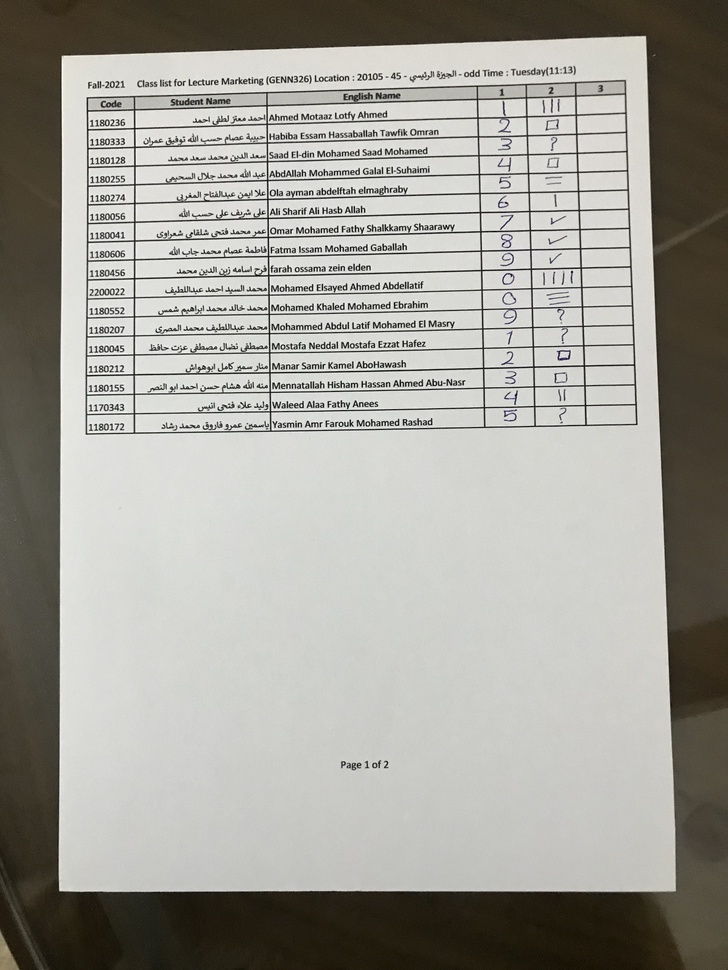
#> input picture grade sheet/Eslam/Test Real Data/1.jpg, 728 x 970 px, shrunk from 3024 x 4030 before the run
$ python -i paper_extraction.py   (imports and definitions only)
#> lines starting #> are read from the running program, lines starting #| are printed output that depends on the picture; after the words box and inside, x2 and y2 are one past the last pixel; in counts of white or black regions, pixels touching at a corner belong together
### grade sheet/Eslam/Test Real Data/crop_image.py

import numpy as np
import cv2
def order_points(pts):
	# initialzie a list of coordinates that will be ordered
	# such that the first entry in the list is the top-left,
	# the second entry is the top-right, the third is the
	# bottom-right, and the fourth is the bottom-left
	rect = np.zeros((4, 2), dtype = "float32")
	# the top-left point will have the smallest sum, whereas
	# the bottom-right point will have the largest sum
	s = pts.sum(axis = 1)
	rect[0] = pts[np.argmin(s)]
	rect[2] = pts[np.argmax(s)]
	# now, compute the difference between the points, the
	# top-right point will have the smallest difference,
	# whereas the bottom-left will have the largest difference
	diff = np.diff(pts, axis = 1)
	rect[1] = pts[np.argmin(diff)]
	rect[3] = pts[np.argmax(diff)]
	# return the ordered coordinates
	return rect

def four_point_transform(image, pts):
	# obtain a consistent order of the points and unpack them
	# individually
	rect = order_points(pts)
	(tl, tr, br, bl) = rect
	# compute the width of the new image, which will be the
	# maximum distance between bottom-right and bottom-left
	# x-coordiates or the top-right and top-left x-coordinates
	widthA = np.sqrt(((br[0] - bl[0]) ** 2) + ((br[1] - bl[1]) ** 2))
	widthB = np.sqrt(((tr[0] - tl[0]) ** 2) + ((tr[1] - tl[1]) ** 2))
	maxWidth = max(int(widthA), int(widthB))
	# compute the height of the new image, which will be the
	# maximum distance between the top-right and bottom-right
	# y-coordinates or the top-left and bottom-left y-coordinates
	heightA = np.sqrt(((tr[0] - br[0]) ** 2) + ((tr[1] - br[1]) ** 2))
	heightB = np.sqrt(((tl[0] - bl[0]) ** 2) + ((tl[1] - bl[1]) ** 2))
	maxHeight = max(int(heightA), int(heightB))
	# now that we have the dimensions of the new image, construct
	# the set of destination points to obtain a "birds eye view",
	# (i.e. top-down view) of the image, again specifying points
	# in the top-left, top-right, bottom-right, and bottom-left
	# order
	dst = np.array([
		[0, 0],
		[maxWidth - 1, 0],
		[maxWidth - 1, maxHeight - 1],
		[0, maxHeight - 1]], dtype = "float32")
	# compute the perspective transform matrix and then apply it
	M = cv2.getPerspectiveTransform(rect, dst)
	warped = cv2.warpPerspective(image, M, (maxWidth, maxHeight))
	# return the warped image
	return warped

### grade sheet/Eslam/Test Real Data/paper_extraction.py
import cv2
import numpy as np
from crop_image import *


def extract_the_paper_from_image(image):
    paper = None
    gray_scale = cv2.cvtColor(image, cv2.COLOR_BGR2GRAY)
    cv2.imwrite('./zz333.jpg',gray_scale)
    edged = cv2.Canny(gray_scale, 75, 200)
    cv2.imwrite('./zedge.jpg',edged)
    contours, _ = cv2.findContours(edged,
                                   cv2.RETR_EXTERNAL, cv2.CHAIN_APPROX_NONE)
    if (len(contours) > 0):
        contours = sorted(contours, key=cv2.contourArea, reverse=True)
        paper_contour = None
        for cnt in contours:
            peri = cv2.arcLength(cnt, True)
            ratio = 0.01
            approx = cv2.approxPolyDP(cnt, ratio*peri, True)
            if (len(approx) == 4):
                paper_contour = approx
                break
        paper = four_point_transform(image, paper_contour.reshape(4, 2))
    return paper

>>> import cv2
>>> picture = cv2.imread('1.jpg')
#> picture is the input picture: shape (970, 728, 3); mean B, G, R 152.7, 159.6, 161.2
>>> result = extract_the_paper_from_image(picture)
#> in extract_the_paper_from_image, `edged = cv2.Canny(gray_scale, 75, 200)`:
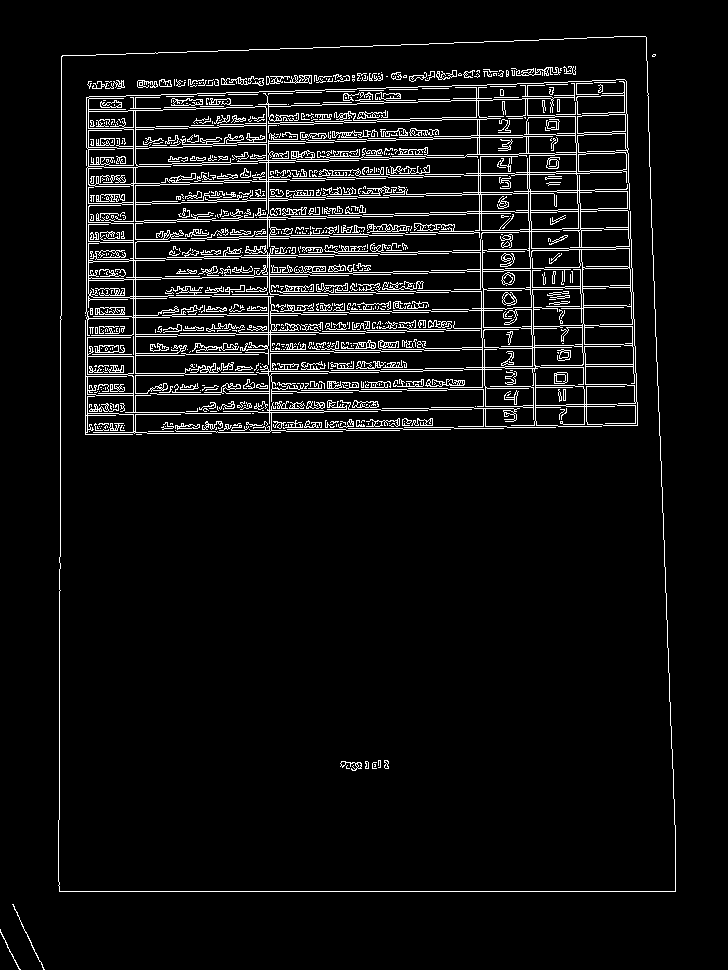
#> edged: shape (970, 728); 6.5% white in thin lines or dots, all inside (x1, y1, x2, y2) = (0, 36, 676, 970)
#> in extract_the_paper_from_image, `contours, _ = cv2.findContours(edged, cv2.RETR_EXTERNAL, cv2.CHAIN_APP..`: contours = 4 contours, 2 with area under 20; largest, box (x1, y1, x2, y2) and area: (58, 36, 676, 892) 507905, (12, 904, 45, 970) 20
#> the loop in extract_the_paper_from_image, `for cnt in contours:` made 1 pass
#> (peri, ratio, paper_contour) on pass 1: (2917.3, 0.01, [[645, 36], [61, 56], [59, 891], [675, 891]])
#> in order_points, `s = pts.sum(axis = 1)`: s = [681, 117, 950, 1566]
#> in order_points, `diff = np.diff(pts, axis = 1)`: diff = [-609, -5, 832, 216]
#> in four_point_transform, `rect = order_points(pts)`: rect = [[61, 56], [645, 36], [675, 891], [59, 891]]
#> in four_point_transform, `(tl, tr, br, bl) = rect`: tl = [61, 56]; tr = [645, 36]; br = [675, 891]; bl = [59, 891]
#> in four_point_transform, `widthA = np.sqrt(((br[0] - bl[0]) ** 2) + ((br[1] - bl[1]) ** 2))`: widthA = 616
#> in four_point_transform, `widthB = np.sqrt(((tr[0] - tl[0]) ** 2) + ((tr[1] - tl[1]) ** 2))`: widthB = 584.3
#> in four_point_transform, `maxWidth = max(int(widthA), int(widthB))`: maxWidth = 616
#> in four_point_transform, `heightA = np.sqrt(((tr[0] - br[0]) ** 2) + ((tr[1] - br[1]) ** 2))`: heightA = 855.5
#> in four_point_transform, `heightB = np.sqrt(((tl[0] - bl[0]) ** 2) + ((tl[1] - bl[1]) ** 2))`: heightB = 835
#> in four_point_transform, `maxHeight = max(int(heightA), int(heightB))`: maxHeight = 855
#> in four_point_transform, `dst = np.array([ [0, 0], [maxWidth - 1, 0], [maxWidth - 1, maxHeight -..`: dst = [[0, 0], [615, 0], [615, 854], [0, 854]]
#> in four_point_transform, `M = cv2.getPerspectiveTransform(rect, dst)`: M = [[1.09, 0.0026, -66.34], [0.0371, 1.08, -62.99], [4.35e-05, 6.46e-05, 1]]
#> in four_point_transform, `warped = cv2.warpPerspective(image, M, (maxWidth, maxHeight))`:
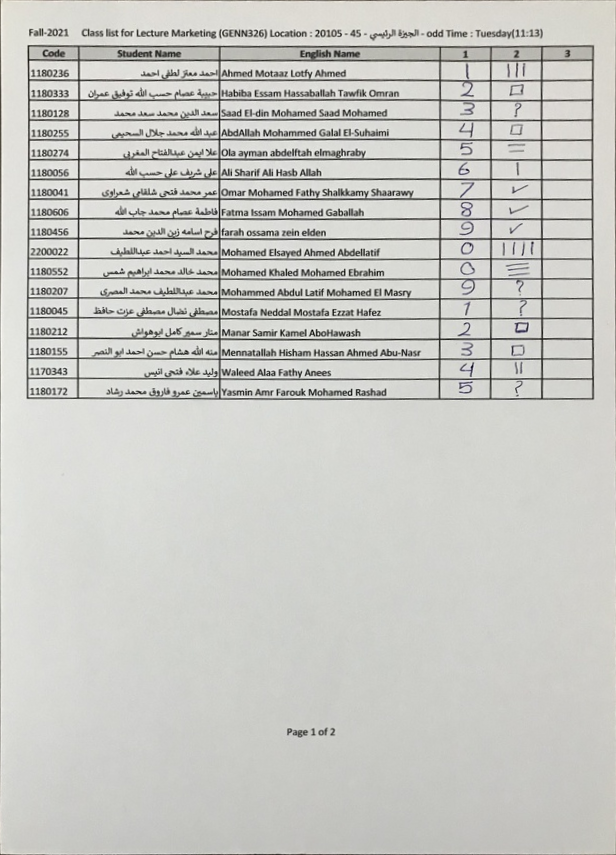
#> warped: shape (855, 616, 3); mean B, G, R 196.9, 201.3, 201

$ run again, on grade sheet/Eslam/Test Real Data/10.jpg
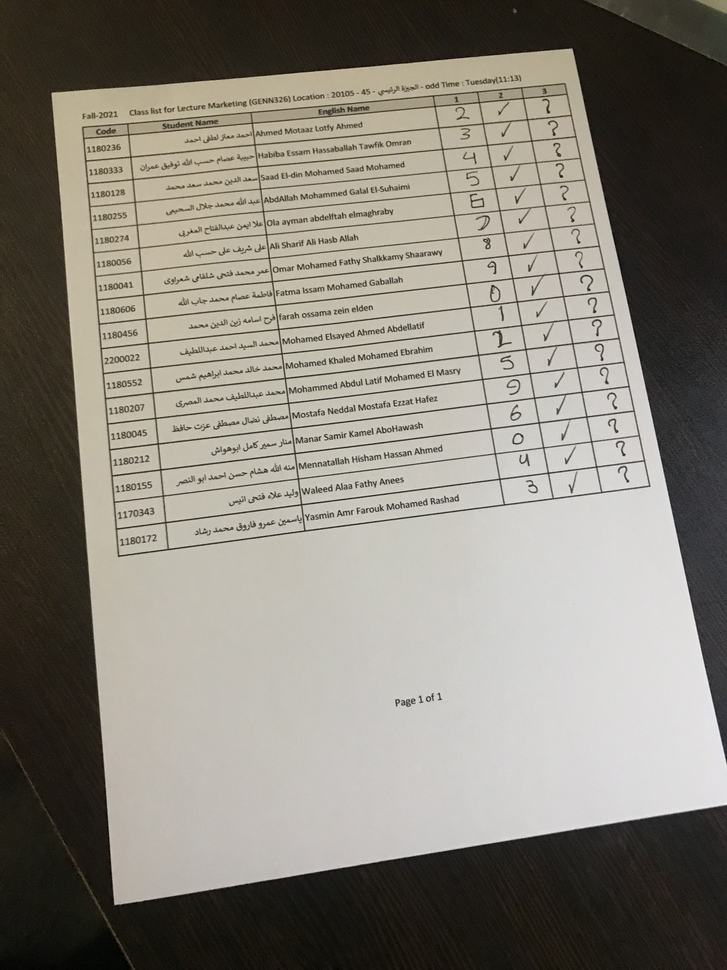
#> input picture grade sheet/Eslam/Test Real Data/10.jpg, 727 x 970 px, shrunk from 3024 x 4032 before the run
#> picture is the input picture: shape (970, 727, 3); mean B, G, R 121.9, 131.3, 135.7
#> in extract_the_paper_from_image, `edged = cv2.Canny(gray_scale, 75, 200)`:
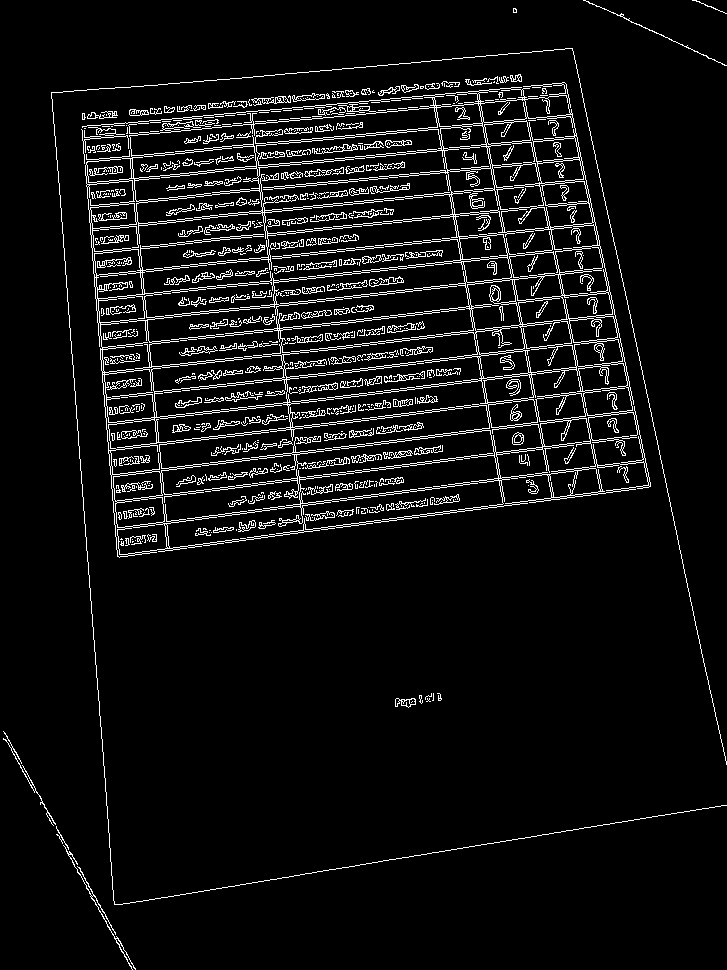
#> edged: shape (970, 727); 6.4% white in thin lines or dots
#> contours = 107 contours, 91 with area under 20; largest, box (x1, y1, x2, y2) and area: (82, 82, 651, 558) 209298, (292, 93, 325, 102) 135, (251, 95, 291, 106) 118, (395, 698, 416, 708) 114, (63, 845, 136, 970) 97
#> the loop in extract_the_paper_from_image, `for cnt in contours:` made 10 passes
#> (peri, paper_contour) on pass 10: (389.1, [[3, 731], [12, 747], [3, 739], [55, 824]])
#> s = [734, 759, 742, 879]
#> diff = [728, 735, 736, 769]
#> rect = [[3, 731], [3, 731], [55, 824], [55, 824]]
#> tl = [3, 731]; br = [55, 824]
#> widthA = 0
#> heightA = 106.6
#> maxHeight = 106
#> dst = [[0, 0], [-1, 0], [-1, 105], [0, 105]]
#> M = [[-0.00013, 7.29e-05, -0.0529], [-0.00246, 0.00138, -0.999], [-1.75e-05, 9.78e-06, -0.0071]]
#> in four_point_transform, `warped = cv2.warpPerspective(image, M, (maxWidth, maxHeight))`:
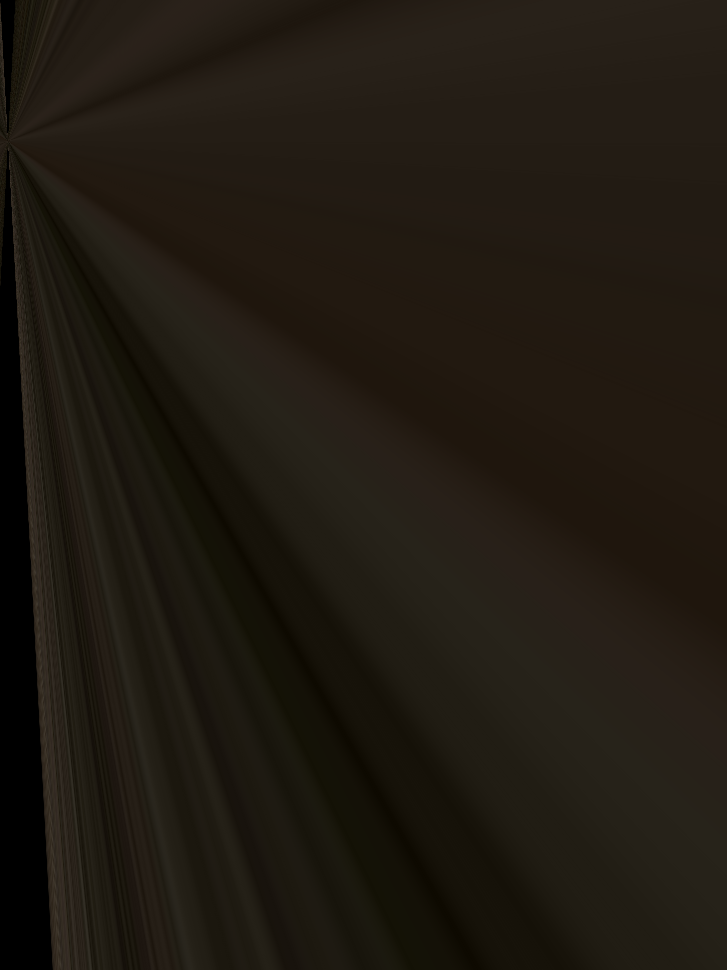
#> warped: shape (970, 727, 3); mean B, G, R 17.5, 25.8, 31.6

$ run again, on grade sheet/Eslam/Test Real Data/11.jpg
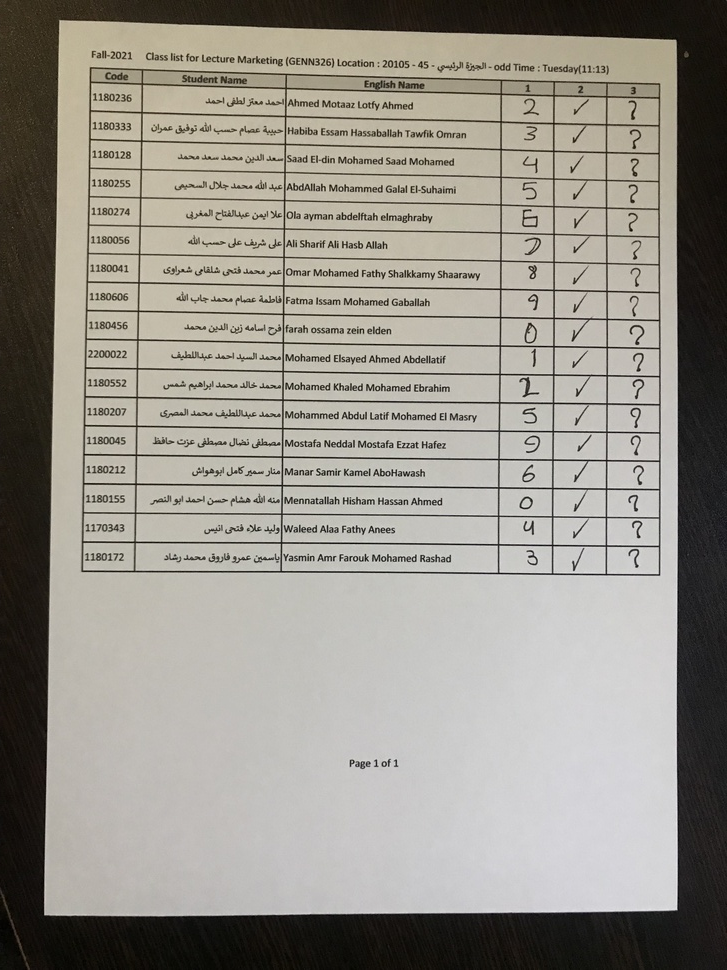
#> input picture grade sheet/Eslam/Test Real Data/11.jpg, 727 x 970 px, shrunk from 3024 x 4032 before the run
#> picture is the input picture: shape (970, 727, 3); mean B, G, R 138.7, 147.1, 150.9
#> in extract_the_paper_from_image, `edged = cv2.Canny(gray_scale, 75, 200)`:
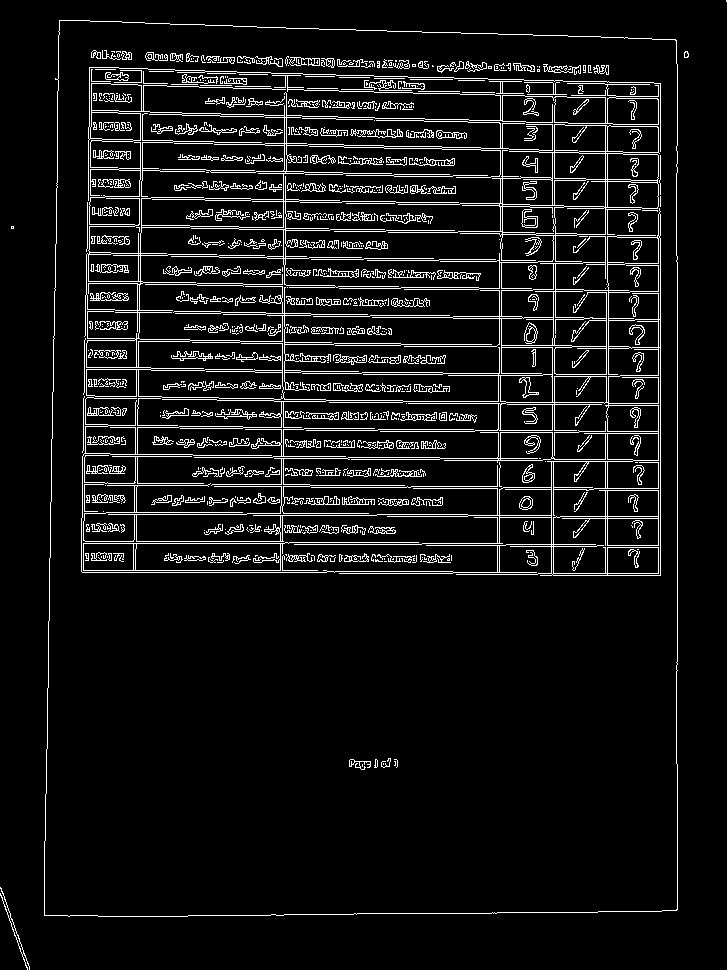
#> edged: shape (970, 727); 7.5% white in thin lines or dots
#> contours = 5 contours, 2 with area under 20; largest, box (x1, y1, x2, y2) and area: (44, 20, 678, 917) 553014, (0, 887, 30, 970) 107, (684, 51, 689, 58) 22
#> the loop in extract_the_paper_from_image, `for cnt in contours:` made 1 pass
#> (peri, ratio, paper_contour) on pass 1: (3053.4, 0.01, [[59, 20], [44, 915], [676, 910], [676, 40]])
#> s = [79, 959, 1586, 716]
#> diff = [-39, 871, 234, -636]
#> rect = [[59, 20], [676, 40], [676, 910], [44, 915]]
#> tl = [59, 20]; tr = [676, 40]; br = [676, 910]; bl = [44, 915]
#> widthA = 632
#> widthB = 617.3
#> maxWidth = 632
#> heightA = 870
#> heightB = 895.1
#> maxHeight = 895
#> dst = [[0, 0], [631, 0], [631, 894], [0, 894]]
#> M = [[0.992, 0.0166, -58.83], [-0.0331, 1.02, -18.46], [-4.58e-05, 2.63e-05, 1]]
#> in four_point_transform, `warped = cv2.warpPerspective(image, M, (maxWidth, maxHeight))`:
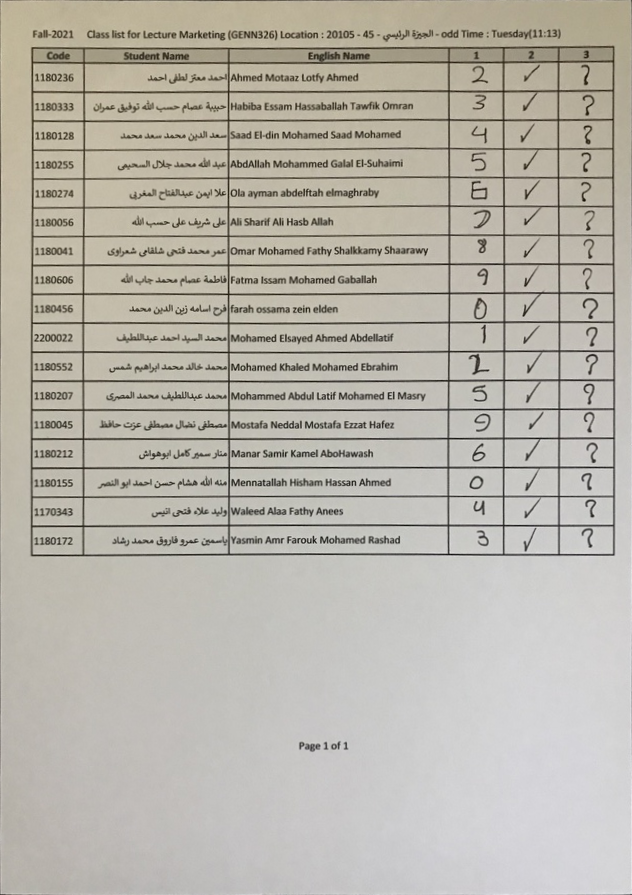
#> warped: shape (895, 632, 3); mean B, G, R 170.7, 180.1, 184
